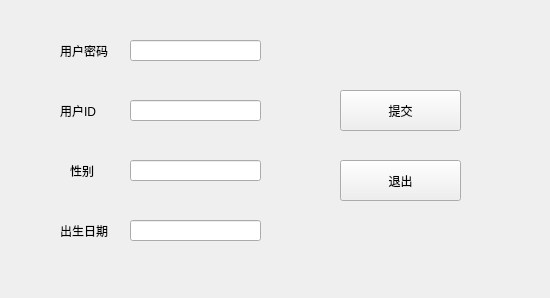
<?xml version="1.0" encoding="UTF-8"?>
<ui version="4.0">
 <class>Form</class>
 <widget class="QWidget" name="Form">
  <property name="geometry">
   <rect>
    <x>0</x>
    <y>0</y>
    <width>550</width>
    <height>298</height>
   </rect>
  </property>
  <property name="windowTitle">
   <string>用户添加</string>
  </property>
  <widget class="QLabel" name="label">
   <property name="geometry">
    <rect>
     <x>60</x>
     <y>40</y>
     <width>61</width>
     <height>21</height>
    </rect>
   </property>
   <property name="text">
    <string>用户密码</string>
   </property>
  </widget>
  <widget class="QLineEdit" name="lineEdit">
   <property name="geometry">
    <rect>
     <x>130</x>
     <y>40</y>
     <width>131</width>
     <height>21</height>
    </rect>
   </property>
  </widget>
  <widget class="QLineEdit" name="lineEdit_2">
   <property name="geometry">
    <rect>
     <x>130</x>
     <y>100</y>
     <width>131</width>
     <height>21</height>
    </rect>
   </property>
  </widget>
  <widget class="QLabel" name="label_2">
   <property name="geometry">
    <rect>
     <x>60</x>
     <y>100</y>
     <width>61</width>
     <height>21</height>
    </rect>
   </property>
   <property name="text">
    <string>用户ID</string>
   </property>
  </widget>
  <widget class="QLineEdit" name="lineEdit_3">
   <property name="geometry">
    <rect>
     <x>130</x>
     <y>160</y>
     <width>131</width>
     <height>21</height>
    </rect>
   </property>
  </widget>
  <widget class="QLabel" name="label_3">
   <property name="geometry">
    <rect>
     <x>70</x>
     <y>160</y>
     <width>61</width>
     <height>21</height>
    </rect>
   </property>
   <property name="text">
    <string>性别</string>
   </property>
  </widget>
  <widget class="QLabel" name="label_4">
   <property name="geometry">
    <rect>
     <x>60</x>
     <y>220</y>
     <width>61</width>
     <height>21</height>
    </rect>
   </property>
   <property name="text">
    <string>出生日期</string>
   </property>
  </widget>
  <widget class="QLineEdit" name="lineEdit_4">
   <property name="geometry">
    <rect>
     <x>130</x>
     <y>220</y>
     <width>131</width>
     <height>21</height>
    </rect>
   </property>
  </widget>
  <widget class="QPushButton" name="pushButton">
   <property name="geometry">
    <rect>
     <x>340</x>
     <y>90</y>
     <width>121</width>
     <height>41</height>
    </rect>
   </property>
   <property name="text">
    <string>提交</string>
   </property>
  </widget>
  <widget class="QPushButton" name="pushButton_2">
   <property name="geometry">
    <rect>
     <x>340</x>
     <y>160</y>
     <width>121</width>
     <height>41</height>
    </rect>
   </property>
   <property name="text">
    <string>退出</string>
   </property>
  </widget>
 </widget>
 <resources/>
 <connections/>
</ui>
